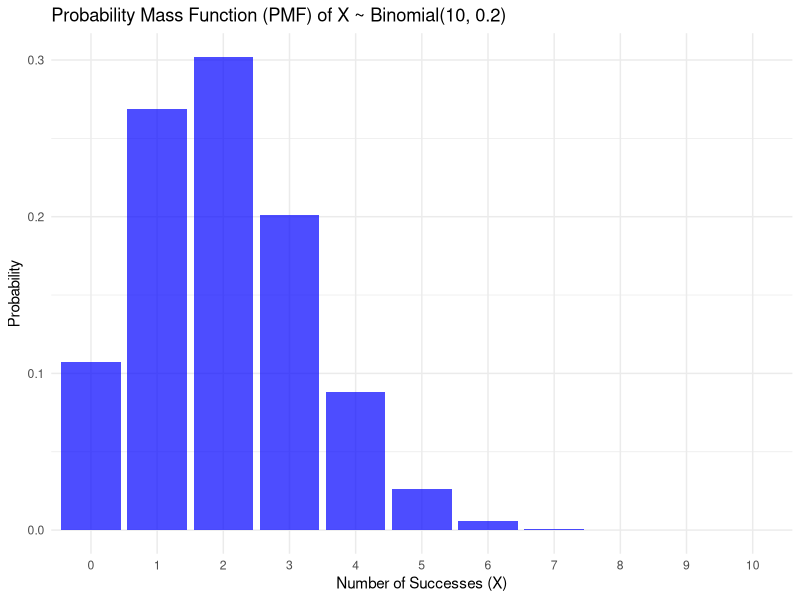
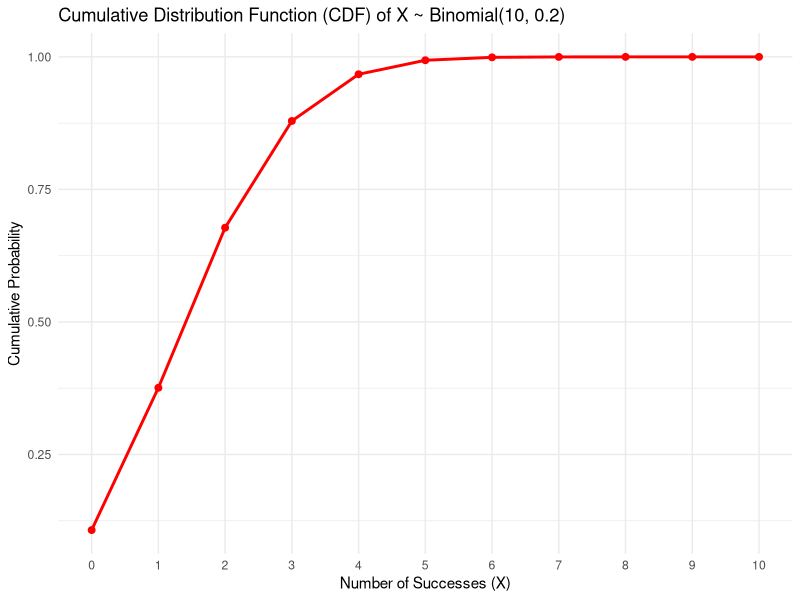
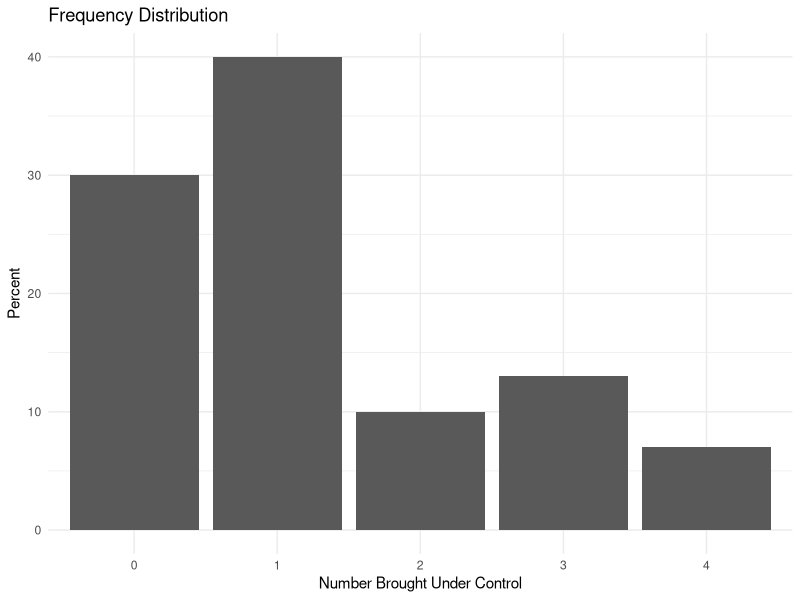
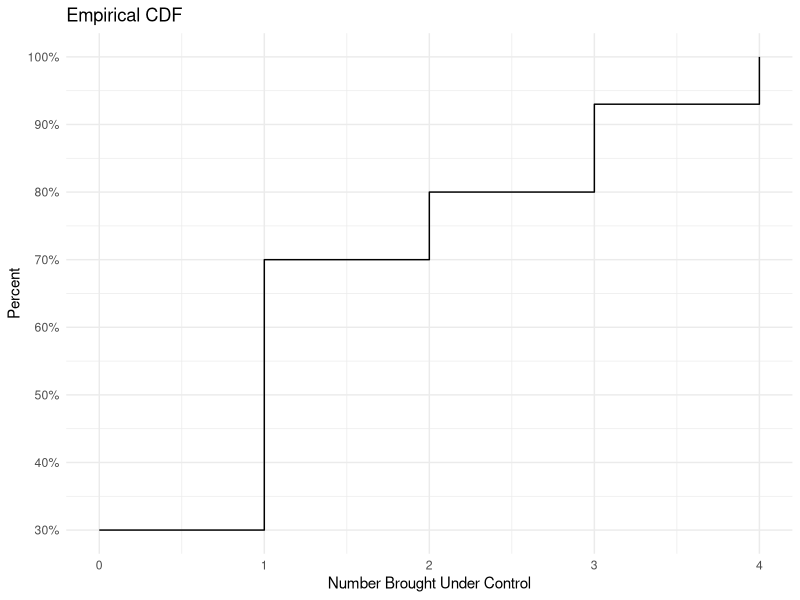
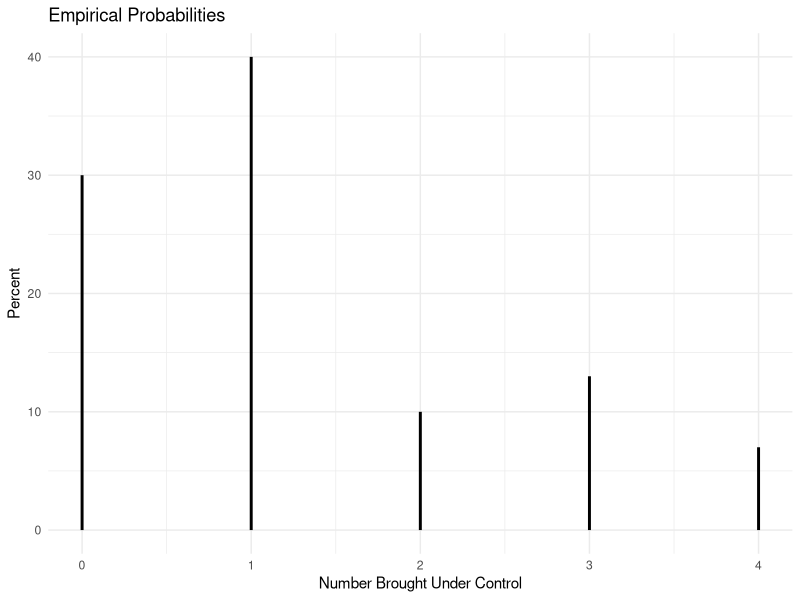

The R script that drew these images, in order:
## ---- chunk 1

# Given parameters
n <- 5  # number of phlebotomists
p <- 0.3  # probability of developing Hepatitis B

## ---- chunk 2

mean_X <- n * p
mean_X

## ---- chunk 3

sd_X <- sqrt(n * p * (1 - p))
sd_X

## ---- chunk 4

num_orderings <- factorial(n)
num_orderings

## ---- chunk 5

num_combinations <- choose(n, 1)
num_combinations

## ---- chunk 6

prob_exactly_one <- dbinom(1, size = n, prob = p)
prob_exactly_one

## ---- chunk 7

prob_none <- dbinom(0, size = n, prob = p)
prob_none

## ---- chunk 8

prob_no_more_than_one <- pbinom(1, size = n, prob = p)
prob_no_more_than_one

## ---- chunk 9

prob_at_least_three <- pbinom(2, size = n, prob = p, lower.tail = FALSE)
prob_at_least_three

## ---- chunk 10

# Load functions from ggplot2
library(ggplot2)

# X ~ Binomial(10, 0.2)

n <- 10   # number of trials
p <- 0.2  # probability of success

## ---- chunk 11

# Generate the range of possible outcomes for X
x_values <- 0:n

# Compute the PMF and CDF
pmf_values <- dbinom(x_values, size = n, prob = p)
cdf_values <- pbinom(x_values, size = n, prob = p)

## ---- chunk 12

library(tibble)

# Create a data frame for plotting
data_gg <- tibble(
  x = x_values,
  pmf = pmf_values,
  cdf = cdf_values
)

## ---- chunk 13
ggplot(data_gg, aes(x = factor(x), y = pmf)) +
  geom_bar(stat = "identity", fill = "blue", alpha = 0.7) +
  labs(title = "Probability Mass Function (PMF) of X ~ Binomial(10, 0.2)",
       x = "Number of Successes (X)",
       y = "Probability") +
  theme_minimal()

## ---- chunk 14

ggplot(data_gg, aes(x = x, y = cdf)) +
  geom_line(color = "red", size = 1) +
  geom_point(color = "red", size = 2) +
  labs(title = "Cumulative Distribution Function (CDF) of X ~ Binomial(10, 0.2)",
       x = "Number of Successes (X)",
       y = "Cumulative Probability") +
  theme_minimal() + 
  scale_x_continuous(breaks = x_values) + 
  theme(panel.grid.minor.x = element_blank())

## ---- chunk 15

library(readxl)

htn <- read_xlsx("data/htn.xlsx")

htn

## ---- chunk 16

library(dplyr, quietly = TRUE)

freq_dist <- htn %>% 
  count(num_control) %>% 
  mutate(p = n / sum(n) * 100) %>% 
  rename(Percent = p)

# Plot frequency distribution
ggplot(freq_dist) +
  aes(x = as.factor(num_control), y = Percent) +
  geom_bar(stat = "identity") +
  labs(title = "Frequency Distribution", 
       x = "Number Brought Under Control", 
       y = "Percent") +
  theme_minimal()


## ---- chunk 17

# Calculate empirical CDF
ecdf_func <- ecdf(htn$num_control)

# Create a data frame for plotting
cdf_data <- data.frame(num_control = unique(htn$num_control),
                       cum_pct = ecdf_func(unique(htn$num_control)) * 100)

# Plot empirical CDF
ggplot(cdf_data, aes(x = num_control, y = cum_pct)) +
  geom_step() +
  labs(title = "Empirical CDF",
       x = "Number Brought Under Control",
       y = "Percent") +
  scale_y_continuous(breaks = seq(0, 100, by = 10),
                     labels = paste0(seq(0, 100, by = 10), '%')) +
  theme_minimal()


## ---- chunk 18

# Needle plot for frequency distribution
ggplot(freq_dist, aes(x = as.numeric(num_control), y = Percent)) +
  geom_segment(aes(xend = as.numeric(num_control), yend = 0), size = 1) +
  labs(title = "Empirical Probabilities", 
       x = "Number Brought Under Control", 
       y = "Percent") +
  theme_minimal()

## ---- chunk 19

# Average rate per minute
lambda_per_minute <- 300 / 60

prob_no_vehicles <- dpois(0, lambda_per_minute)
prob_no_vehicles

## ---- chunk 20

expected_vehicles <- lambda_per_minute * 2
expected_vehicles

## ---- chunk 21

prob_at_most_5 <- ppois(5, lambda_per_minute * 2)
prob_at_most_5

## ---- chunk 22

prob_more_than_20 <- 1 - ppois(20, lambda_per_minute * 2)
prob_more_than_20

